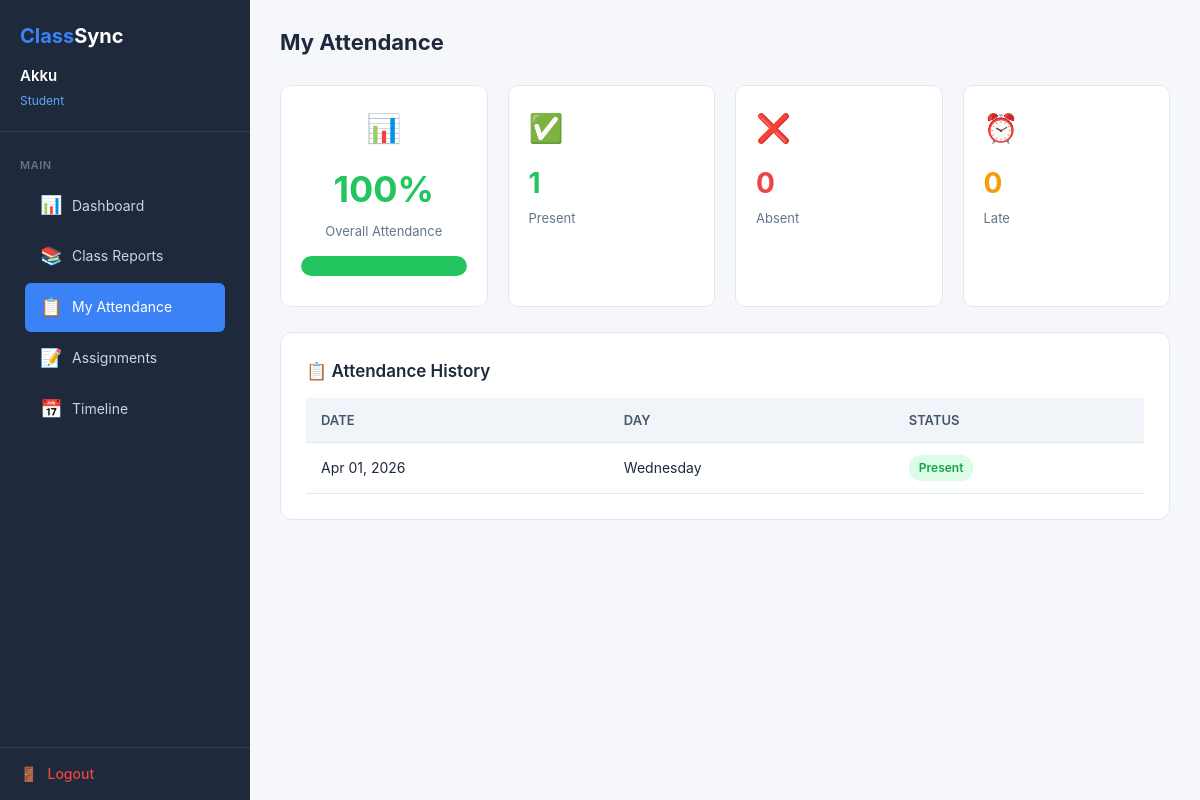
Page /student/attendance.php (signed in) on the committed database.
### tables this page shows
CREATE TABLE IF NOT EXISTS attendance (
    id INT AUTO_INCREMENT PRIMARY KEY,
    student_id INT NOT NULL,
    date DATE NOT NULL,
    status ENUM('present', 'absent', 'late') NOT NULL DEFAULT 'present',
    marked_by INT NOT NULL,
    created_at TIMESTAMP DEFAULT CURRENT_TIMESTAMP,
    FOREIGN KEY (student_id) REFERENCES users(id) ON DELETE CASCADE,
    FOREIGN KEY (marked_by) REFERENCES users(id) ON DELETE CASCADE,
    UNIQUE KEY unique_attendance (student_id, date)
);

### student/attendance.php (the view, shortened to what this page needs)
<?php
require_once '../config/database.php';
$user_id = $_SESSION['user_id'];
$att_total = $conn->query("SELECT COUNT(*) as cnt FROM attendance WHERE student_id = $user_id")->fetch_assoc()['cnt'];
$att_present = $conn->query("SELECT COUNT(*) as cnt FROM attendance WHERE student_id = $user_id AND status = 'present'")->fetch_assoc()['cnt'];
$att_absent = $conn->query("SELECT COUNT(*) as cnt FROM attendance WHERE student_id = $user_id AND status = 'absent'")->fetch_assoc()['cnt'];
$att_late = $conn->query("SELECT COUNT(*) as cnt FROM attendance WHERE student_id = $user_id AND status = 'late'")->fetch_assoc()['cnt'];
$att_percentage = $att_total > 0 ? round(($att_present / $att_total) * 100, 1) : 0;
$status_class = 'good';
$records = $conn->query("SELECT * FROM attendance WHERE student_id = $user_id ORDER BY date DESC");
?>
<!DOCTYPE html>
<html lang="en">
<head>
    <link rel="stylesheet" href="/ClassSync/assets/css/style.css">
    <link rel="stylesheet" href="/ClassSync/assets/css/dashboard.css">
</head>
<body>
    <div class="dashboard-page">
        <?php include '../includes/sidebar.php'; ?>
        <div class="main-content">
            <div class="top-bar">
                <div>
                    <h1>My Attendance</h1>
                </div>
            </div>
            <div class="stats-grid">
                <div class="stat-card" style="text-align:center;">
                    <div class="stat-icon">📊</div>
                    <div class="attendance-percentage <?php echo $status_class; ?>" style="font-size:36px;"><?php echo $att_percentage; ?>%</div>
                    <div class="stat-label">Overall Attendance</div>
                    <div class="attendance-bar" style="margin-top:15px;">
                        <div class="fill <?php echo $status_class; ?>" style="width:<?php echo $att_percentage; ?>%"></div>
                    </div>
                </div>
                <div class="stat-card">
                    <div class="stat-icon">✅</div>
                    <div class="stat-value" style="color:#22c55e;"><?php echo $att_present; ?></div>
                    <div class="stat-label">Present</div>
                </div>
                <div class="stat-card">
                    <div class="stat-icon">❌</div>
                    <div class="stat-value" style="color:#ef4444;"><?php echo $att_absent; ?></div>
                    <div class="stat-label">Absent</div>
                </div>
                <div class="stat-card">
                    <div class="stat-icon">⏰</div>
                    <div class="stat-value" style="color:#f59e0b;"><?php echo $att_late; ?></div>
                    <div class="stat-label">Late</div>
                </div>
            </div>
            <div class="card">
                <h3>📋 Attendance History</h3>
                <?php if ($records->num_rows > 0): ?>
                <div class="table-responsive">
                    <table>
                        <thead>
                            <tr>
                                <th>Date</th>
                                <th>Day</th>
                                <th>Status</th>
                            </tr>
                        </thead>
                        <tbody>
                            <?php while ($r = $records->fetch_assoc()): ?>
                            <tr>
                                <td><?php echo date('M d, Y', strtotime($r['date'])); ?></td>
                                <td><?php echo date('l', strtotime($r['date'])); ?></td>
                                <td>
                                    <span class="badge badge-<?php echo $r['status']; ?>">
                                        <?php echo ucfirst($r['status']); ?>
                                    </span>
                                </td>
                            </tr>
                            <?php endwhile; ?>
                        </tbody>
                    </table>
                </div>
                <?php endif; ?>
            </div>
        </div>
    </div>
</body>
</html>

### assets/css/style.css (style rules this page uses)
* { margin: 0; padding: 0; box-sizing: border-box; }
body { font-family: 'Inter', 'Segoe UI', Tahoma, Geneva, Verdana, sans-serif; line-height: 1.6; color: #1e293b; background-color: #f8fafc; -webkit-font-smoothing: antialiased; }
.stat-icon { font-size: 28px; margin-bottom: 6px; }
.card { background: #fff; border-radius: 12px; border: 1px solid #e2e8f0; padding: 25px; margin-bottom: 20px; }
.card h3 { font-size: 17px; font-weight: 600; margin-bottom: 12px; color: #1e293b; }
.table-responsive { overflow-x: auto; }
table { width: 100%; border-collapse: collapse; font-size: 14px; }
table thead { background: #f1f5f9; }
table th, table td { padding: 12px 15px; text-align: left; border-bottom: 1px solid #e2e8f0; }
table th { font-weight: 600; color: #475569; font-size: 13px; text-transform: uppercase; }
.badge { display: inline-block; padding: 3px 10px; border-radius: 12px; font-size: 12px; font-weight: 600; }
.badge-present { background: #dcfce7; color: #16a34a; }

### assets/css/dashboard.css (style rules this page uses)
.dashboard-page { display: flex; min-height: 100vh; }
.main-content { flex: 1; margin-left: 250px; padding: 25px 30px; background: #f5f7fa; min-height: 100vh; }
.top-bar { display: flex; justify-content: space-between; align-items: center; margin-bottom: 25px; }
.top-bar h1 { font-size: 22px; font-weight: 700; color: #1e293b; }
.stats-grid { display: grid; grid-template-columns: repeat(auto-fit, minmax(200px, 1fr)); gap: 20px; margin-bottom: 25px; }
.stat-card { background: #fff; border-radius: 10px; padding: 20px; border: 1px solid #e2e8f0; }
.stat-card .stat-icon { font-size: 28px; margin-bottom: 10px; }
.stat-card .stat-value { font-size: 28px; font-weight: 700; color: #1e293b; }
.stat-card .stat-label { font-size: 13px; color: #64748b; margin-top: 2px; }
.attendance-bar { background: #e2e8f0; border-radius: 20px; height: 20px; overflow: hidden; margin: 10px 0; }
.attendance-bar .fill { height: 100%; border-radius: 20px; transition: width 0.4s; }
.attendance-bar .fill.good { background: #22c55e; }
.attendance-percentage { font-size: 28px; font-weight: 700; }
.attendance-percentage.good { color: #22c55e; }

### rows in the picture
attendance: date "Apr 01, 2026", date "Wednesday", status "Present"

### other values in the picture
$user['name'] "Akku"
$user['role'] "Student"
$att_percentage "100"
$att_present "1"
$att_absent "0"
$att_late "0"
